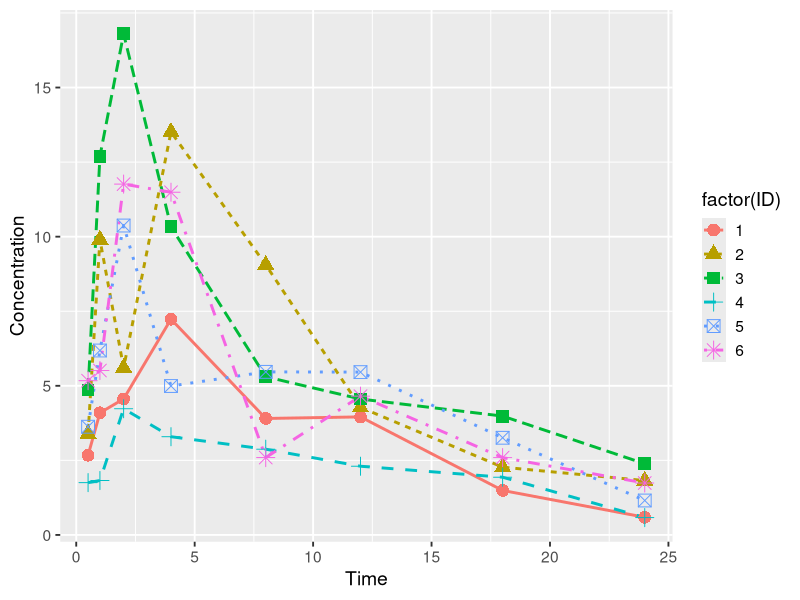

The R script that drew this image: (Note: this script raises an error after producing the figure.)
# Putting it all together
library(ggplot2)

set.seed(12345666)
Time = rep(c(0.5,1,2,4,8,12,18,24))
N = 6
DOSE = 100*exp(0.4*rnorm(N))
ID = sort(rep(seq(1,N,1),length(Time)))
Time <- rep(Time, N)
K1 = 0.1*exp(0.2*rnorm(N))
K2 = 0.8*exp(0.4*rnorm(N))

my.data <- data.frame(ID=seq(1,N,1), K1, K2, DOSE)
my.data <- merge(my.data, data.frame(Time = Time, ID=ID))

my.data$Concentration = my.data$DOSE*(my.data$K2*my.data$K1/(my.data$K2-my.data$K1))*(exp(-my.data$K1*(my.data$Time)) - exp(-my.data$K2*(my.data$Time)) )*exp(0.3*rnorm(length(my.data$Time))) + 0.2*rnorm(length(my.data$Time))

my.data2 <- data.frame(my.data, ID2 = 1)
for(id in 2:N){
  my.data2 <- rbind(my.data2, data.frame(my.data, ID2 = id))
}

temp <- my.data2$ID
my.data2$ID = my.data2$ID2
my.data2$ID2 <- temp

gg <- ggplot(data = my.data, aes(x = Time, y = Concentration)) + theme_gray(base_size = 14)
gg <- gg + geom_line(aes(group = ID, color = factor(ID), linetype = factor(ID)), size = 1) 
gg <- gg + geom_point(aes(color = factor(ID), shape = factor(ID)), size = 4)
gg <- gg + scale_y_log10() + ggColor()
gg <- gg + theme(  legend.position="none"  )   
gg

ggsave(file="Plot41a.png", width = 80, height = 80, units = "mm", dpi = 300)


gg <- ggplot(data = my.data, aes(x = Time, y = Concentration)) + theme_minimal(base_size = 14)
gg <- gg + geom_line(aes(group = ID, linetype = factor(ID)), size = 1) 
gg <- gg + scale_y_log10() + ggColor()+ xlab("Time (hours)") + ylab("Concentration (ng/mL)")
gg <- gg + theme(panel.grid.minor=element_blank(),        legend.position="none"  )   
gg

ggsave(file="Plot41b.png", width = 80, height = 80, units = "mm", dpi = 300)


gg <- ggplot(data = my.data2, aes(x = Time, y = Concentration)) + theme_minimal(base_size = 14)
gg <- gg + geom_line(aes(group = ID2), size = 1, color = rgb(0.75,0.75,0.75)) + scale_y_log10() + ggColor()
gg <- gg + geom_line(data = my.data, aes(x = Time, y = Concentration,group = ID), size = 1)+ 
  scale_x_continuous(breaks = c(12,24)) + xlab("Time (hours)") + ylab("Concentration (ng/mL)")
gg <- gg + theme(panel.grid.minor=element_blank(),
                 legend.position="none",
                 strip.text.x = element_blank()
)   
gg + facet_wrap(~ID)


ggsave(file="Plot41c.png", width = 80, height = 80, units = "mm", dpi = 300)


